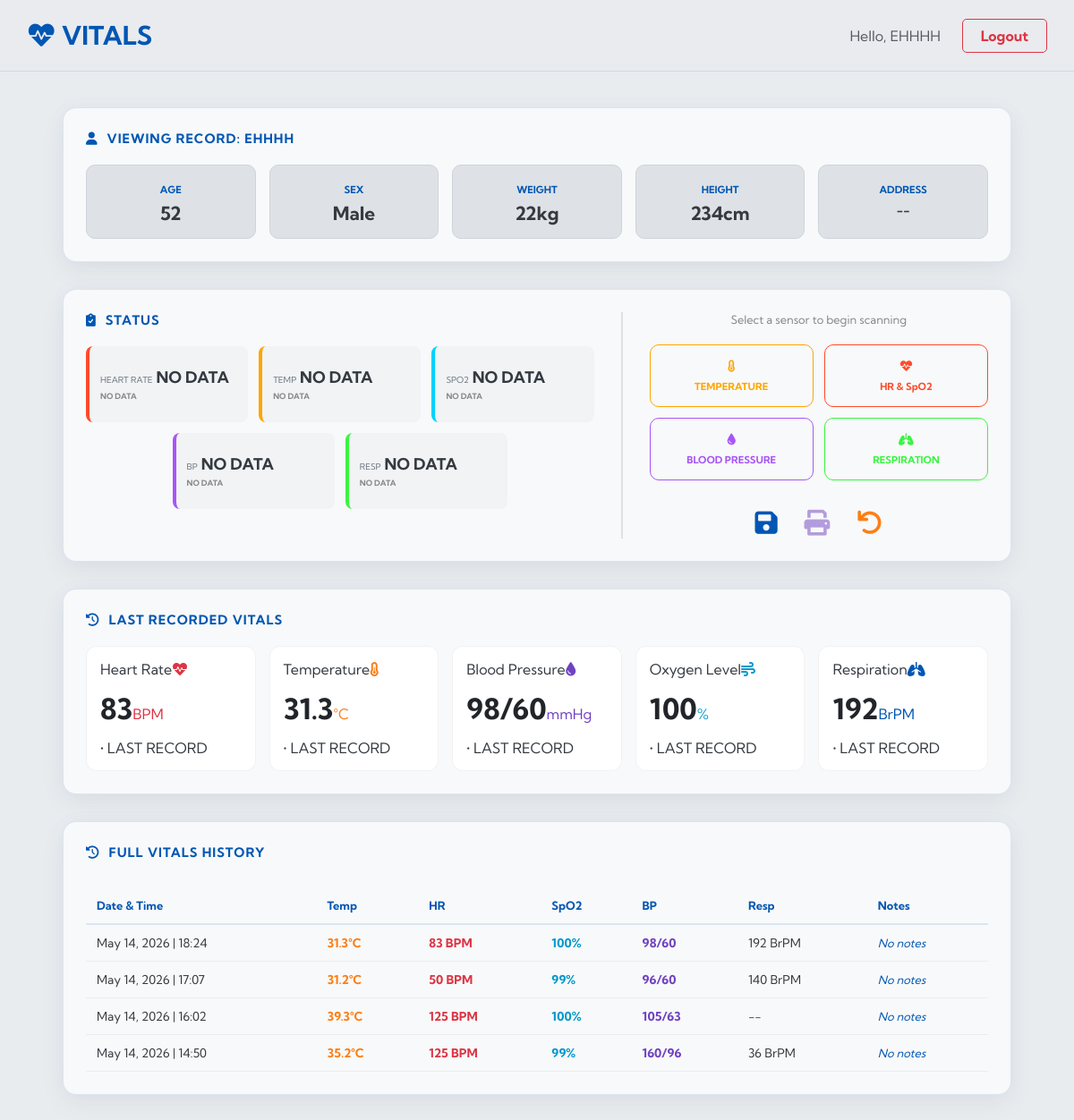
/dashboard.php (signed in), run on the app's committed database.
### tables this page shows
CREATE TABLE `users` (
  `id` int(11) NOT NULL,
  `fullname` varchar(255) NOT NULL,
  `email` varchar(255) NOT NULL,
  `password` varchar(255) NOT NULL,
  `role` int(11) DEFAULT 0,
  `age` int(3) DEFAULT NULL,
  `sex` varchar(10) DEFAULT NULL,
  `weight` int(5) DEFAULT NULL,
  `height` int(5) DEFAULT NULL,
  `address` text DEFAULT NULL,
  `is_active` tinyint(1) DEFAULT 0,
  `scan_command` varchar(20) DEFAULT 'IDLE'
);

CREATE TABLE `vitals_history` (
  `id` int(11) NOT NULL,
  `patient_id` int(11) NOT NULL,
  `heart_rate` varchar(10) DEFAULT NULL,
  `temperature` varchar(10) DEFAULT NULL,
  `spo2` varchar(10) DEFAULT NULL,
  `blood_pressure` varchar(20) DEFAULT NULL,
  `respiration` varchar(10) DEFAULT NULL,
  `notes` text DEFAULT NULL,
  `created_at` timestamp NOT NULL DEFAULT current_timestamp()
);

### dashboard.php (the view, shortened to what this page needs)
<?php
include 'db.php';
$role = (int)$_SESSION['role'];
$user_id = mysqli_real_escape_string($conn, $_SESSION['user_id']);
$target_id = (isset($_GET['view_user_id']) && $role == 1) ? mysqli_real_escape_string($conn, $_GET['view_user_id']) : $user_id;
mysqli_query($conn, "UPDATE users SET is_active = 1 WHERE id = '$user_id'");
if (!isset($_SESSION['fresh_login'])) {
    mysqli_query($conn, "UPDATE users SET scan_command = 'IDLE' WHERE id = '$target_id'");
    mysqli_query($conn, "DELETE FROM vitals_temp WHERE patient_id = '$target_id'");
}
$user_data = mysqli_fetch_assoc(mysqli_query($conn, "SELECT id, fullname, age, sex, weight, height, address FROM users WHERE id = '$target_id'"));
$live_row = mysqli_fetch_assoc(mysqli_query($conn, "SELECT * FROM vitals_temp WHERE patient_id = '$target_id' ORDER BY id DESC LIMIT 1"));
$latest_vitals = mysqli_fetch_assoc(mysqli_query($conn, "SELECT * FROM vitals_history WHERE patient_id = '$target_id' ORDER BY created_at DESC LIMIT 1"));
function getStatus($val, $type) {
    if (empty($val) || $val == 0 || $val == '0' || $val == '0/0') return ['label' => 'No Data', 'color' => '#888'];
}
$sensors = [
    'temp' => ['label' => 'TEMPERATURE', 'icon' => 'fa-thermometer-half', 'color' => '#ffa500'],
    'hr'   => ['label' => 'HR & SpO2', 'icon' => 'fa-heart-pulse', 'color' => '#ff4b2b'],
    'bp'   => ['label' => 'BLOOD PRESSURE', 'icon' => 'fa-droplet', 'color' => '#a855f7'],
    'resp' => ['label' => 'RESPIRATION', 'icon' => 'fa-lungs', 'color' => '#3af443']
];
?>
<!DOCTYPE html>
<html lang="en">
<head>
    <link rel="stylesheet" href="https://cdnjs.cloudflare.com/ajax/libs/font-awesome/6.0.0/css/all.min.css">
    <link rel="stylesheet" href="dashboard.css">
</head>
<body data-role="<?= $role ?>" data-target="<?= $target_id ?>">
<nav class="navbar">
    <div class="nav-container">
        <a href="dashboard.php" id="logo"><i class="fa-solid fa-heart-pulse"></i> VITALS</a>
        <div>
            <span class="user-greeting">Hello, <?= htmlspecialchars($_SESSION['fullname']) ?></span>
            <a href="logout.php" class="logout-btn">Logout</a>
        </div>
    </div>
</nav>
<div class="container">
    <?php if ($role == 1 && !isset($_GET['view_user_id'])): ?>
        <section class="section-box admin-section">
            <h3 class="box-title admin-title"><i class="fa-solid fa-users-gear"></i> User Management</h3>
            <div class="search-container" style="margin-bottom: 15px;">
                <div class="search-wrapper" style="position: relative;">
                    <i class="fa-solid fa-magnifying-glass" style="position: absolute; left: 15px; top: 50%; transform: translateY(-50%); color: #888;"></i>
                    <input type="text" id="userSearch" onkeyup="filterUsers()" placeholder="Search patient by name..."
                           style="width: 100%; padding: 12px 15px 12px 40px; border-radius: 10px; border: 1px solid #ddd; font-family: 'Kumbh Sans', sans-serif; font-size: 1rem;">
                </div>
            </div>
            <div class="table-wrap">
                <table class="admin-table-modern" id="userTable">
                    <thead>
                        <tr><th>ID</th><th>Full Name</th><th>Status</th><th>Actions</th></tr>
                    </thead>
                    <tbody>
                        <?php
                        $all_users = mysqli_query($conn, "SELECT id, fullname, age FROM users WHERE role = 0 ORDER BY id ASC");
                        while($u = mysqli_fetch_assoc($all_users)): ?>
                        <tr>
                            <td class="col-id">#<?= $u['id'] ?></td>
                            <td><strong><?= htmlspecialchars($u['fullname']) ?></strong></td>
                            <td><span class="status-pill <?= $u['age'] ? 'complete' : 'pending' ?>"><?= $u['age'] ? 'COMPLETE' : 'PENDING' ?></span></td>
                            <td><a href="dashboard.php?view_user_id=<?= $u['id'] ?>" class="btn-view-vitals"><i class="fa-solid fa-eye"></i> View Vitals</a></td>
                        </tr>
                        <?php endwhile; ?>
                    </tbody>
                </table>
            </div>
        </section>
    <?php else: ?>
        <section class="section-box">
            <h3 class="box-title"><i class="fa-solid fa-user"></i> Viewing Record: <?= htmlspecialchars($user_data['fullname']) ?></h3>
            <div class="info-grid">
                <div class="info-card"><small>AGE</small><p><?= $user_data['age'] ?? '--' ?></p></div>
                <div class="info-card"><small>SEX</small><p><?= $user_data['sex'] ?? '--' ?></p></div>
                <div class="info-card"><small>WEIGHT</small><p><?= $user_data['weight'] ? $user_data['weight'].'kg' : '--' ?></p></div>
                <div class="info-card"><small>HEIGHT</small><p><?= $user_data['height'] ? $user_data['height'].'cm' : '--' ?></p></div>
                <div class="info-card" style="grid-column: span 2;">
                    <small>ADDRESS</small>
                    <p style="font-size: 0.9rem; line-height: 1.4;"><?= !empty($user_data['address']) ? htmlspecialchars($user_data['address']) : '--' ?></p>
                </div>
            </div>
        </section>
        <section class="section-box">
            <div class="monitor-layout">
                <div class="mon-left">
                    <h3 class="box-title"><i class="fa-solid fa-clipboard-check"></i> STATUS</h3>
                    <div class="live-list">
                        <?php
                        $v_conf = [
                            ['l'=>'HEART RATE', 'k'=>'heart_rate', 'id'=>'hr-val', 'sid'=>'hr-status', 't'=>'hr', 'c'=>'#ff4b2b', 'u'=>'BPM'],
                            ['l'=>'TEMP', 'k'=>'temperature', 'id'=>'temp-val', 'sid'=>'temp-status', 't'=>'temp', 'c'=>'#ffa500', 'u'=>'°C'],
                            ['l'=>'SPO2', 'k'=>'spo2', 'id'=>'spo2-val', 'sid'=>'spo2-status', 't'=>'spo2', 'c'=>'#00d2ff', 'u'=>'%'],
                            ['l'=>'BP', 'k'=>'blood_pressure', 'id'=>'bp-val', 'sid'=>'bp-status', 't'=>'bp', 'c'=>'#a855f7', 'u'=>''],
                            ['l'=>'RESP', 'k'=>'respiration', 'id'=>'resp-val', 'sid'=>'resp-status', 't'=>'resp', 'c'=>'#3af443', 'u'=>'BrPM']
                        ];
                        foreach($v_conf as $v):
                            $val = $live_row[$v['k']] ?? '0';
                            $st = getStatus($val, $v['t']);
                        ?>
                        <div class="status-item" style="border-left: 4px solid <?= $v['c'] ?>">
                            <div class="status-content">
                                <small class="status-label"><?= $v['l'] ?></small>
                                <strong class="status-value" id="<?= $v['id'] ?>">
                                    <?= ($val == 0 || $val == '0' || $val == '0/0') ? 'NO DATA' : $val . ' ' . $v['u'] ?>
                                </strong>
                            </div>
                            <b class="status-badge" id="<?= $v['sid'] ?>" style="color:<?= $st['color'] ?>"><?= strtoupper($st['label']) ?></b>
                        </div>
                        <?php endforeach; ?>
                    </div>
                </div>
                <div class="divider"></div>
                <div class="mon-right">
                    <p class="scan-hint"><?= ($role == 1) ? 'View-Only Mode' : 'Select a sensor to begin scanning' ?></p>
                    <div class="scan-grid">
                        <?php foreach($sensors as $k => $s):
                            $isAdmin = ($role == 1);
                            $clickAction = $isAdmin ? "return false;" : "triggerSensor('$k')";
                            $disabledClass = $isAdmin ? "btn-disabled" : "";
                        ?>
                            <button type="button" onclick="<?= $clickAction ?>" class="scan-btn <?= $disabledClass ?>" style="border-color:<?= $s['color'] ?>; color:<?= $s['color'] ?>;">
                                <i class="fa-solid <?= $s['icon'] ?>"></i><br>
                                <small><?= $s['label'] ?></small>
                            </button>
                        <?php endforeach; ?>
                    </div>
                    <div class="action-footer">
                        <?php if ($role != 1): ?>
                            <a href="save_record.php?id=<?= $target_id ?>" class="save-icon" title="Save Data"><i class="fa-solid fa-floppy-disk"></i></a>
                        <?php endif; ?>
                       <?php if ($role === 1): ?>
    <a href="javascript:void(0)" onclick="handlePrint()" class="print-icon" title="Print Report"><i class="fa-solid fa-print"></i></a>
<?php else: ?>
    <a href="javascript:void(0)" onclick="openPrintNotice()" class="print-icon" title="Admin Only" style="opacity: 0.5;"><i class="fa-solid fa-print"></i></a>
<?php endif; ?>
                        <?php if ($role != 1): ?>
                        <div class="reset-wrapper">
                            <a href="javascript:void(0)" onclick="toggleResetMenu()" class="delete-icon" title="Reset Sensor"><i class="fa-solid fa-arrow-rotate-left"></i></a>
                        </div>
                        <?php endif; ?>
                    </div>
                </div>
            </div>
        </section>
        <section class="section-box">
            <h3 class="box-title"><i class="fa-solid fa-history"></i> LAST RECORDED VITALS</h3>
            <div class="history-grid">
                <?php
                $cards = [
                    ['t'=>'Heart Rate', 'v'=>$latest_vitals['heart_rate']??'0', 'u'=>'BPM', 'i'=>'fa-heart-pulse', 'cl'=>'hr'],
                    ['t'=>'Temperature', 'v'=>$latest_vitals['temperature']??'0.0', 'u'=>'°C', 'i'=>'fa-thermometer-half', 'cl'=>'temp'],
                    ['t'=>'Blood Pressure', 'v'=>$latest_vitals['blood_pressure']??'0/0', 'u'=>'mmHg', 'i'=>'fa-droplet', 'cl'=>'bp'],
                    ['t'=>'Oxygen Level', 'v'=>$latest_vitals['spo2']??'0', 'u'=>'%', 'i'=>'fa-wind', 'cl'=>'spo2'],
                    ['t'=>'Respiration', 'v'=>$latest_vitals['respiration']??'0', 'u'=>'BrPM', 'i'=>'fa-lungs', 'cl'=>'resp']
                ];
                foreach($cards as $c): ?>
                <div class="history-card">
                    <div class="card-header"><span><?= $c['t'] ?></span><i class="fa-solid <?= $c['i'] ?> icon-<?= $c['cl'] ?>"></i></div>
                    <div class="card-body"><span class="val"><?= $c['v'] ?></span><span class="unit <?= $c['cl'] ?>-unit"><?= $c['u'] ?></span></div>
                    <div class="card-footer">• LAST RECORD</div>
                </div>
                <?php endforeach; ?>
            </div>
        </section>
        <section class="section-box history-table-section">
            <h3 class="box-title"><i class="fa-solid fa-clock-rotate-left"></i> FULL VITALS HISTORY</h3>
            <div class="table-wrap">
                <table class="admin-table-modern">
                    <thead>
                        <tr><th>Date & Time</th><th>Temp</th><th>HR</th><th>SpO2</th><th>BP</th><th>Resp</th><th>Notes</th></tr>
                    </thead>
                    <tbody>
                        <?php
                        $hist_res = mysqli_query($conn, "SELECT * FROM vitals_history WHERE patient_id = '$target_id' ORDER BY created_at DESC");
                        if (mysqli_num_rows($hist_res) > 0):
                            while($row = mysqli_fetch_assoc($hist_res)): ?>
                            <tr>
                                <td><?= date('M d, Y | H:i', strtotime($row['created_at'])) ?></td>
                                <td class="val-temp"><?= $row['temperature'] ? $row['temperature'].'°C' : '--' ?></td>
                                <td class="val-hr"><?= $row['heart_rate'] ? $row['heart_rate'].' BPM' : '--' ?></td>
                                <td class="val-spo2"><?= $row['spo2'] ? $row['spo2'].'%' : '--' ?></td>
                                <td class="val-bp"><?= $row['blood_pressure'] ?: '--' ?></td>
                                <td class="val-resp"><?= $row['respiration'] ? $row['respiration'].' BrPM' : '--' ?></td>
                                <td>
                                    <?php if ($role == 1): ?>
                                        <form action="save_note.php" method="POST" class="note-form">
                                            <input type="hidden" name="vitals_id" value="<?= $row['id'] ?>">
                                            <input type="hidden" name="redirect_id" value="<?= $target_id ?>">
                                            <input type="text" name="note_text" class="note-input" value="<?= htmlspecialchars($row['notes'] ?? '') ?>" placeholder="Add note...">
                                            <button type="submit" class="note-save"><i class="fa-solid fa-check"></i></button>
                                        </form>
                                    <?php else: ?>
                                        <span class="note-display"><?= htmlspecialchars($row['notes'] ?? 'No notes') ?></span>
                                    <?php endif; ?>
                                </td>
                            </tr>
                            <?php endwhile;
                        else: ?>
                            <tr><td colspan="7" style="text-align:center; padding:20px;">No records.</td></tr>
                        <?php endif; ?>
                    </tbody>
                </table>
            </div>
        </section>
    <?php endif; ?>
</div>
</body>
</html>

### data on the page
users: fullname "EHHHH", age "52", sex "Male", weight "22", height "234"
vitals_history: created_at "May 14, 2026 | 18:24", temperature "31.3", heart_rate "83", spo2 "100", blood_pressure "98/60", respiration "192", notes "No notes"
vitals_history: created_at "May 14, 2026 | 17:07", temperature "31.2", heart_rate "50", spo2 "99", blood_pressure "96/60", respiration "140", notes "No notes"
vitals_history: created_at "May 14, 2026 | 16:02", temperature "39.3", heart_rate "125", spo2 "100", blood_pressure "105/63", notes "No notes"
vitals_history: created_at "May 14, 2026 | 14:50", temperature "35.2", heart_rate "125", spo2 "99", blood_pressure "160/96", respiration "36", notes "No notes"

### other printed values
$_SESSION['fullname'] "EHHHH"
$v['l'] "HEART RATE"
$st['label'] "NO DATA"
$v['l'] "TEMP"
$v['l'] "SPO2"
$v['l'] "BP"
$v['l'] "RESP"
$s['label'] "TEMPERATURE"
$s['label'] "HR & SpO2"
$s['label'] "BLOOD PRESSURE"
$s['label'] "RESPIRATION"
$c['t'] "Heart Rate"
$c['v'] "83"
$c['u'] "BPM"
$c['t'] "Temperature"
